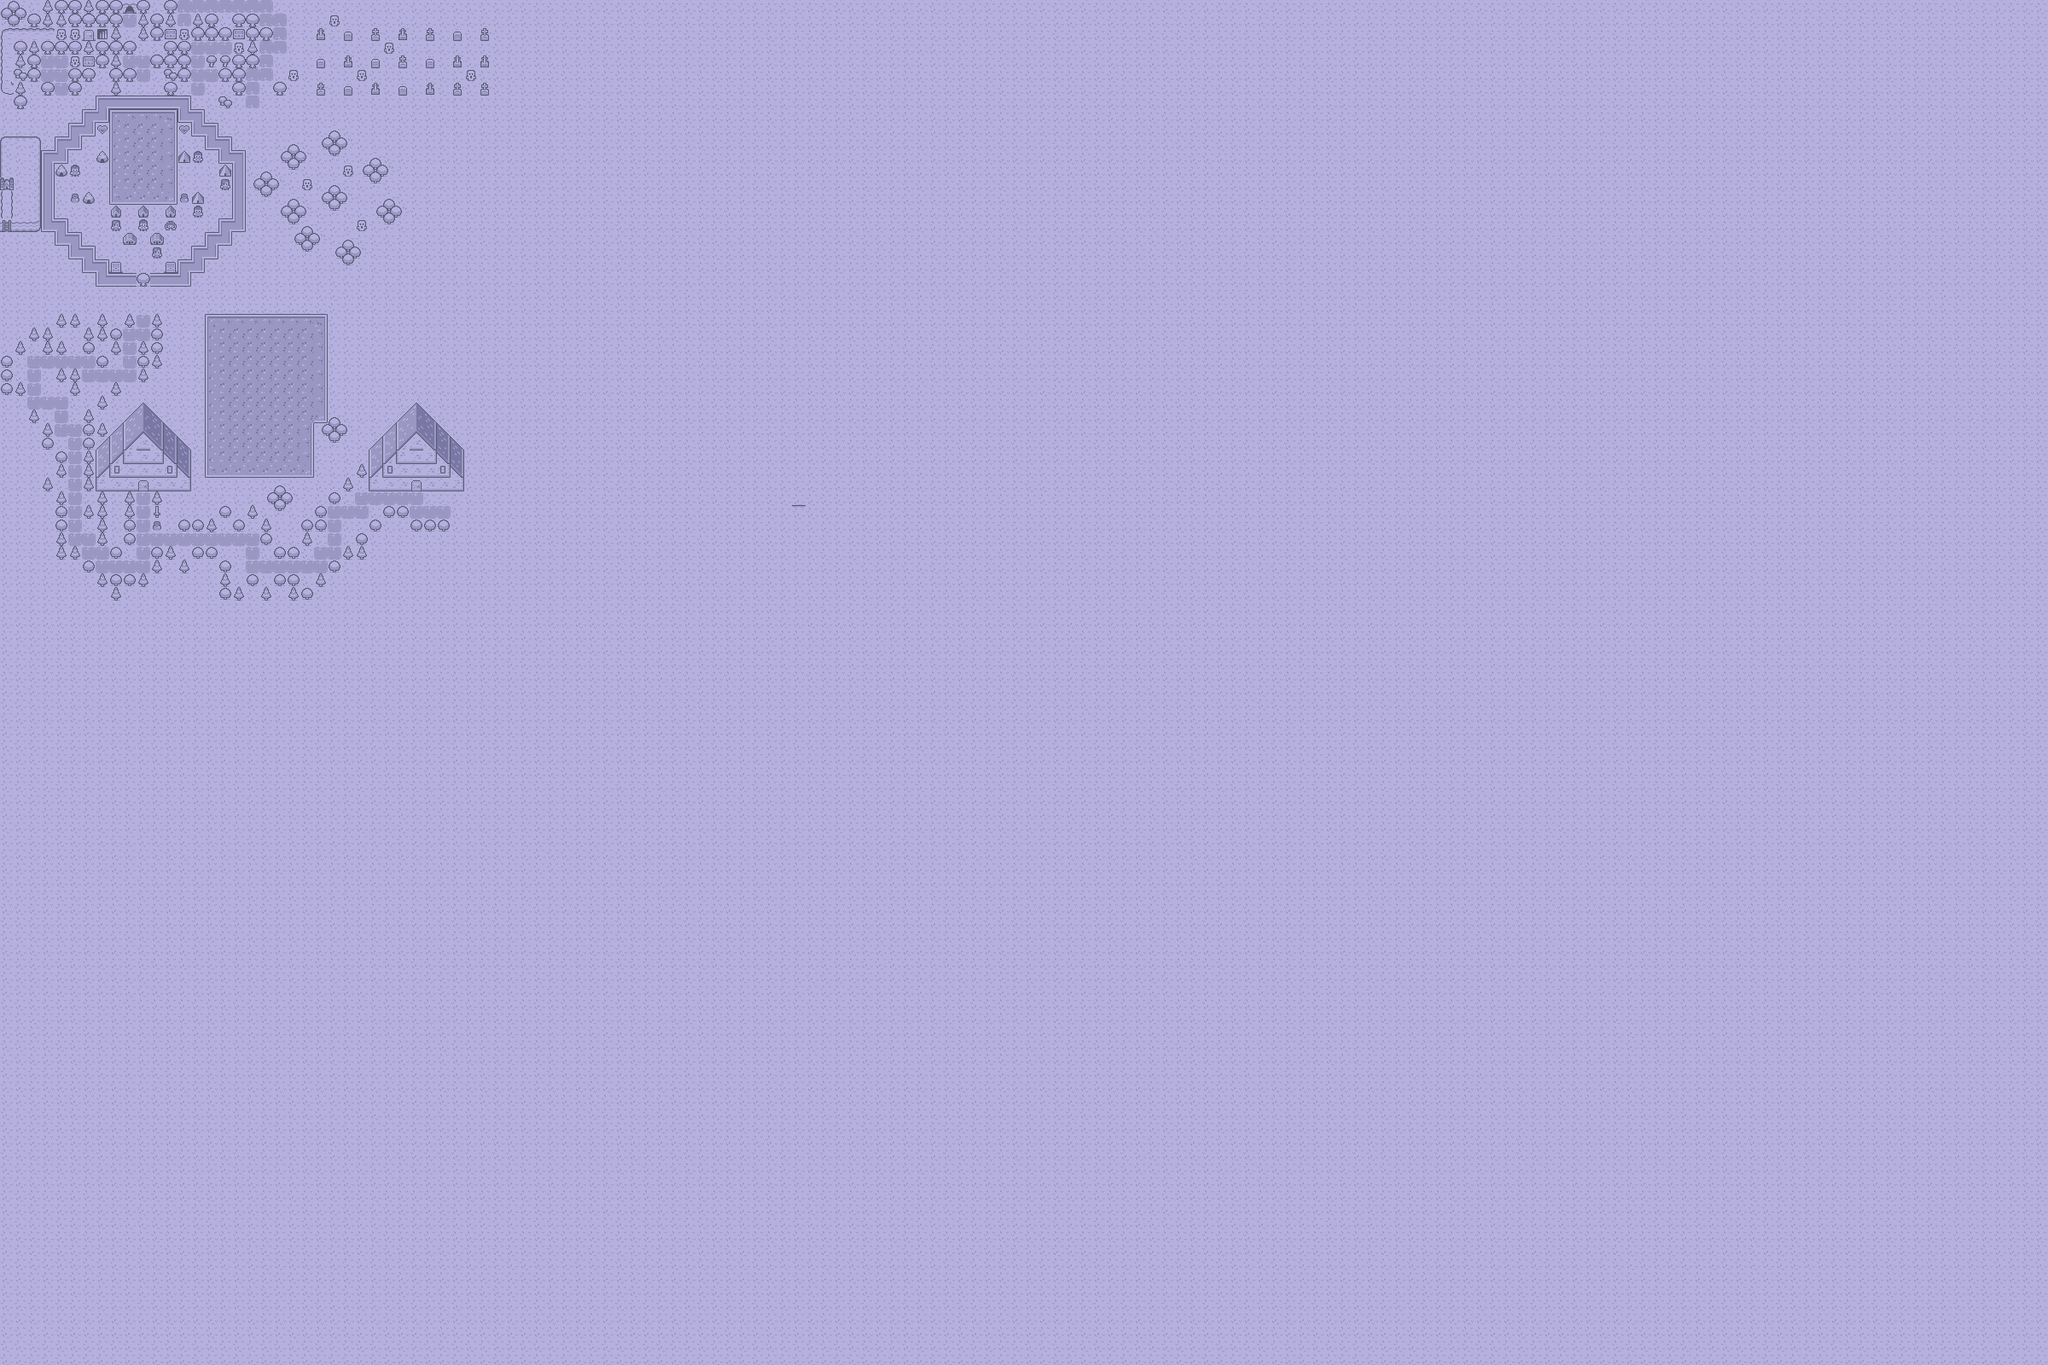

This game map was drawn from its Tiled (.tmx) file and the tilesets committed beside it. A one-line description and the trimmed map source follow:
An orthogonal 150x100 tile map with 16x16 px tiles, 1 tile layer (Слой тайлов 1).

<map version="1.10" tiledversion="1.10.2" orientation="orthogonal" renderorder="right-down" width="150" height="100" tilewidth="16" tileheight="16" infinite="0" nextlayerid="2" nextobjectid="1">
 <editorsettings>
  <export target="carta..csv" format="csv" />
 </editorsettings>
 <tileset firstgid="1" source="tail.tsx" />
 <layer id="1" name="Слой тайлов 1" width="150" height="100">
  <data>[15000 cells, 15000 non-empty, 81 distinct tile ids]</data>
 </layer>
</map>
